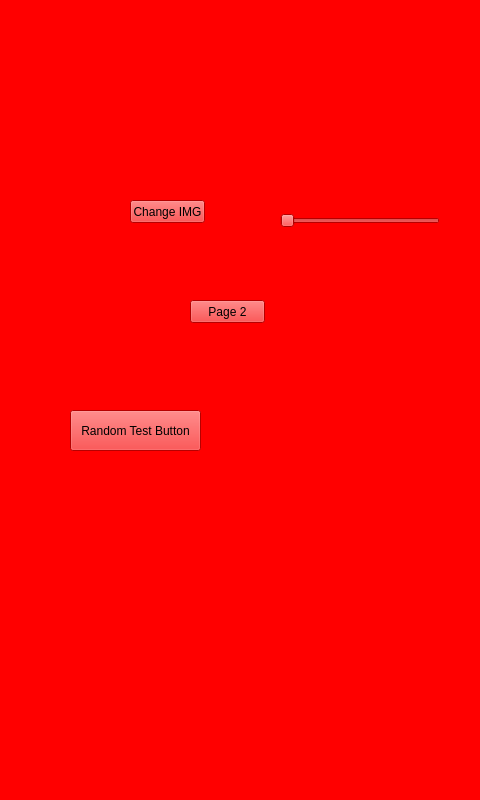
<?xml version="1.0" encoding="UTF-8"?>
<ui version="4.0">
 <class>MainWindow</class>
 <widget class="QMainWindow" name="MainWindow">
  <property name="geometry">
   <rect>
    <x>0</x>
    <y>0</y>
    <width>480</width>
    <height>800</height>
   </rect>
  </property>
  <property name="minimumSize">
   <size>
    <width>480</width>
    <height>800</height>
   </size>
  </property>
  <property name="maximumSize">
   <size>
    <width>480</width>
    <height>800</height>
   </size>
  </property>
  <property name="tabletTracking">
   <bool>true</bool>
  </property>
  <property name="windowTitle">
   <string>MainWindow</string>
  </property>
  <widget class="QWidget" name="centralwidget">
   <widget class="QStackedWidget" name="stackedWidget">
    <property name="geometry">
     <rect>
      <x>0</x>
      <y>0</y>
      <width>480</width>
      <height>800</height>
     </rect>
    </property>
    <property name="minimumSize">
     <size>
      <width>480</width>
      <height>800</height>
     </size>
    </property>
    <property name="maximumSize">
     <size>
      <width>480</width>
      <height>800</height>
     </size>
    </property>
    <property name="styleSheet">
     <string notr="true"/>
    </property>
    <property name="currentIndex">
     <number>2</number>
    </property>
    <widget class="QWidget" name="unlockPage">
     <property name="styleSheet">
      <string notr="true">QWidget#unlockPage {
border-image: url(:/images/Background_1unlock.png);
}</string>
     </property>
     <widget class="QWidget" name="unlockWidget" native="true">
      <property name="geometry">
       <rect>
        <x>0</x>
        <y>0</y>
        <width>480</width>
        <height>800</height>
       </rect>
      </property>
      <property name="minimumSize">
       <size>
        <width>480</width>
        <height>800</height>
       </size>
      </property>
      <property name="maximumSize">
       <size>
        <width>480</width>
        <height>800</height>
       </size>
      </property>
      <property name="styleSheet">
       <string notr="true"/>
      </property>
     </widget>
    </widget>
    <widget class="QWidget" name="mainMenuPage">
     <property name="styleSheet">
      <string notr="true">QWidget#mainMenuPage {
	border-image: url(:/images/screen3_main menu_colour.png);
}</string>
     </property>
     <widget class="QWidget" name="scanWidget" native="true">
      <property name="geometry">
       <rect>
        <x>130</x>
        <y>389</y>
        <width>221</width>
        <height>241</height>
       </rect>
      </property>
     </widget>
    </widget>
    <widget class="QWidget" name="p1">
     <property name="styleSheet">
      <string notr="true">background-color: red;</string>
     </property>
     <widget class="QSlider" name="horizontalSlider">
      <property name="geometry">
       <rect>
        <x>280</x>
        <y>210</y>
        <width>160</width>
        <height>22</height>
       </rect>
      </property>
      <property name="orientation">
       <enum>Qt::Horizontal</enum>
      </property>
     </widget>
     <widget class="QPushButton" name="p1ChangePage2Button">
      <property name="geometry">
       <rect>
        <x>190</x>
        <y>300</y>
        <width>75</width>
        <height>23</height>
       </rect>
      </property>
      <property name="text">
       <string>Page 2</string>
      </property>
     </widget>
     <widget class="QLabel" name="label1">
      <property name="geometry">
       <rect>
        <x>270</x>
        <y>260</y>
        <width>491</width>
        <height>151</height>
       </rect>
      </property>
      <property name="text">
       <string/>
      </property>
      <property name="pixmap">
       <pixmap>../../../Users/aaron/Pictures/Dieren/Hoefijzer.png</pixmap>
      </property>
     </widget>
     <widget class="QPushButton" name="changeImgButton">
      <property name="geometry">
       <rect>
        <x>130</x>
        <y>200</y>
        <width>75</width>
        <height>23</height>
       </rect>
      </property>
      <property name="text">
       <string>Change IMG</string>
      </property>
     </widget>
     <widget class="QPushButton" name="randomTestButton">
      <property name="geometry">
       <rect>
        <x>70</x>
        <y>410</y>
        <width>131</width>
        <height>41</height>
       </rect>
      </property>
      <property name="text">
       <string>Random Test Button</string>
      </property>
     </widget>
     <zorder>label1</zorder>
     <zorder>horizontalSlider</zorder>
     <zorder>p1ChangePage2Button</zorder>
     <zorder>changeImgButton</zorder>
     <zorder>randomTestButton</zorder>
    </widget>
    <widget class="QWidget" name="scanPage">
     <property name="styleSheet">
      <string notr="true">QWidget#scanPage {
	
	border-image: url(:/images/screen7_scanproducts_Tekengebied 1.png);
}</string>
     </property>
     <widget class="QPushButton" name="pushButton39">
      <property name="geometry">
       <rect>
        <x>360</x>
        <y>100</y>
        <width>75</width>
        <height>23</height>
       </rect>
      </property>
      <property name="text">
       <string>PushButton</string>
      </property>
     </widget>
     <widget class="QLineEdit" name="hiddenLineEdit">
      <property name="geometry">
       <rect>
        <x>360</x>
        <y>100</y>
        <width>71</width>
        <height>21</height>
       </rect>
      </property>
      <property name="cursor">
       <cursorShape>IBeamCursor</cursorShape>
      </property>
      <property name="styleSheet">
       <string notr="true">background-color: rgba(0,0,0,0);
border: 0px solid rgba(0,0,0,0);
color: rgba(0,0,0,0);</string>
      </property>
      <property name="cursorPosition">
       <number>0</number>
      </property>
     </widget>
     <widget class="QListWidget" name="productListWidget">
      <property name="geometry">
       <rect>
        <x>10</x>
        <y>290</y>
        <width>461</width>
        <height>191</height>
       </rect>
      </property>
      <property name="styleSheet">
       <string notr="true">background-color: rgba(0,0,0,0);</string>
      </property>
     </widget>
     <widget class="QWidget" name="mainMenuWidgetSwitch" native="true">
      <property name="geometry">
       <rect>
        <x>20</x>
        <y>710</y>
        <width>71</width>
        <height>71</height>
       </rect>
      </property>
     </widget>
     <widget class="QWidget" name="sendProductsWidgetSwitch" native="true">
      <property name="geometry">
       <rect>
        <x>339</x>
        <y>739</y>
        <width>121</width>
        <height>51</height>
       </rect>
      </property>
     </widget>
     <zorder>hiddenLineEdit</zorder>
     <zorder>pushButton39</zorder>
     <zorder>productListWidget</zorder>
     <zorder>mainMenuWidgetSwitch</zorder>
     <zorder>sendProductsWidgetSwitch</zorder>
    </widget>
   </widget>
  </widget>
 </widget>
 <resources>
  <include location="fridgetresources.qrc"/>
 </resources>
 <connections/>
</ui>
